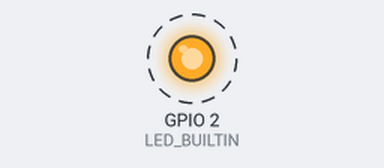
Simulated run of this program. Board: ESP32. On the bench: output pins drawn as LEDs (lit = HIGH). Dashed ring = blinking. What the program prints to the serial monitor is not drawn.

Above: at 0.5 s.
Timing chart, 0 to 4.6 s (numbered marks = the images above):
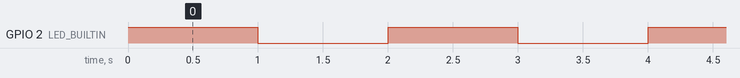

The program:

main.cpp
```cpp
#include <Arduino.h>

int LED_BUILTIN = 2;

void setup()
{
  // initialize LED digital pin as an output.
  pinMode(LED_BUILTIN, OUTPUT);

  // Setup serial
  Serial.begin(115200);
}

void loop()
{
  // turn the LED on (HIGH is the voltage level)
  digitalWrite(LED_BUILTIN, HIGH);

  // Sending serial message
  Serial.println("LED is on ...");

  // wait for a second
  delay(1000);

  // turn the LED off by making the voltage LOW
  digitalWrite(LED_BUILTIN, LOW);

  // Sending serial message
  Serial.println("LED is off ...");

   // wait for a second
  delay(1000);
}
```

Measured:
- by itself, GPIO 2 (LED_BUILTIN): alternates HIGH for 1.0 s and LOW for 1.0 s
